Frame 1 (no input): blank canvas, image omitted
Frame 60 (the mouse pressed at the canvas centre just before this capture): blank canvas, image omitted
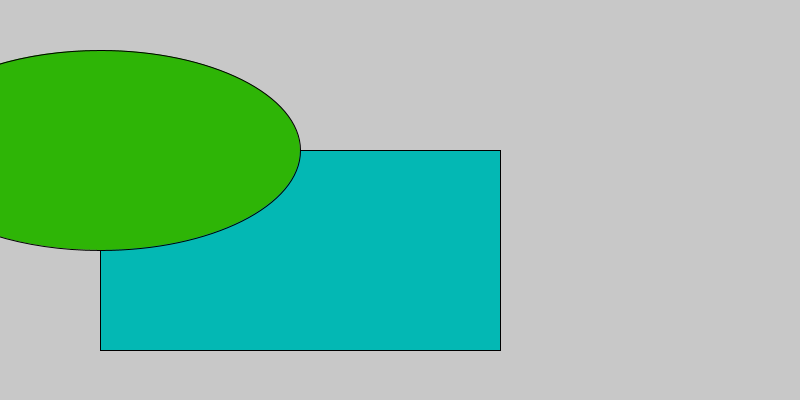
Frame 120 (the mouse held since frame 60 and released just before this capture)

The Processing sketch whose frames 1 and 60 were blank and that drew this single picture after the mouse press (run headless with seeded random() and noise(); from frame 60 on, the mouse is pressed at the canvas centre):

// Processing sketch: processing_139602
// ── processing_139602.pde

void setup()
{
  size(800,400);
  background(5,45,182);
}
void draw ()
{
  background(200);
  fill(3,184,180);
  rect(100,150,mouseX,mouseY);
  fill(46,181,6);
  ellipse(100,150,mouseX,mouseY);
}
